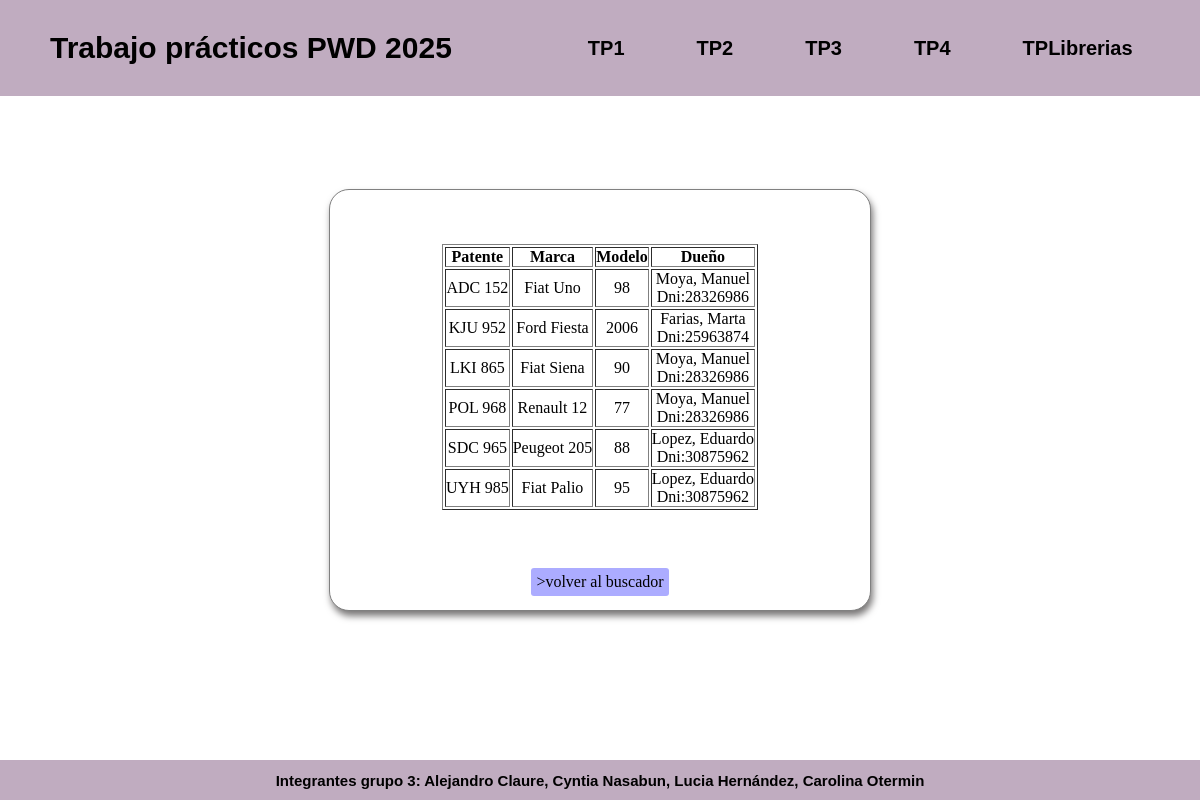
Page /Vista/Action/TP4/actionEj_4.php on the committed database.
### tables this page shows
CREATE TABLE `auto` (
  `Patente` varchar(10) NOT NULL,
  `Marca` varchar(50) NOT NULL,
  `Modelo` int(11) NOT NULL,
  `DniDuenio` varchar(10) NOT NULL,
  PRIMARY KEY  (`Patente`),
  FOREIGN KEY (`DniDuenio`) REFERENCES `persona` (`NroDni`)
    ON DELETE CASCADE
    ON UPDATE CASCADE
);

CREATE TABLE `persona` (
  `NroDni` varchar(10) NOT NULL,
  `Apellido` varchar(50) NOT NULL,
  `Nombre` varchar(50) NOT NULL,
  `fechaNac` date NOT NULL ,
   
  `Telefono` varchar(20) NOT NULL,
  `Domicilio` varchar(200) NOT NULL,
  PRIMARY KEY  (`NroDni`)
);

### Utils/funciones.php (called while the page is built, shortened)
<?php
function data_submitted()
{
    $datos = [];
    return $datos;
}
spl_autoload_register(function ($className) {
    $directorios = [
        ROOT . 'Modelo/',
        ROOT . 'Modelo/conector/',
        ROOT . 'Control/TP4/',
    ];
    foreach ($directorios as $directorio) {
        $archivo = $directorio . $className . '.php';
        if (file_exists($archivo)) {
            return;
        }
    }
});

### Modelo/TP4/Persona.php (called while the page is built, shortened)
<?php
include_once __DIR__ . '/conector/BaseDatos.php';
class Persona
{
    private $nroDni;
    private $apellido;
    private $nombre;
    public function __construct()
    {
        $this->nroDni = "";
        $this->apellido = "";
        $this->nombre = "";
    }
    public function getNroDni()
    {
        return $this->nroDni;
    }
    public function getApellido()
    {
        return $this->apellido;
    }
    public function getNombre()
    {
        return $this->nombre;
    }
    public function setNroDni($nroDni)
    {
        $this->nroDni = $nroDni;
    }
    public function setApellido($apellido)
    {
        $this->apellido = $apellido;
    }
    public function setNombre($nombre)
    {
        $this->nombre = $nombre;
    }
    public function cargar()
    {
        $resp = false;
        $base = new BaseDatos();
        $sql = "SELECT * FROM persona WHERE NroDni = " . $this->getNroDni();
        if ($base->Iniciar()) {
            $res = $base->Ejecutar($sql);
            if ($res > -1) {
                if ($res > 0) {
                    $row = $base->Registro();
                    $resp = true;
                }
            }
        } else {
            $this->setmensajeoperacion("persona->listar: " . $base->getError());
        }
        return $resp;
    }
}

### Modelo/TP4/conector/BaseDatos.php (called while the page is built, shortened)
<?php
class BaseDatos extends PDO
{
    private $conec;
    private $indice;
    private $resultado;
    public function __construct()
    {
        $this->indice = 0;
        try {
            $this->conec = true;
        } catch (PDOException $e) {
            $this->sql = $e->getMessage();
            $this->conec = false;
        }
    }
    public function Iniciar()
    {
        return $this->getConec();
    }
    public function getConec()
    {
        return $this->conec;
    }
    public function setSQL($e)
    {
        return "\n" . $this->sql = $e;
    }
    public function Ejecutar($sql)
    {
        if (stristr($sql, "select")) {
            $resp =  $this->EjecutarSelect($sql);
        }
        return $resp;
    }
    private function EjecutarSelect($sql)
    {
        $cant = -1;
        try {
            $resultado = parent::query($sql);
            if ($resultado) {
                $arregloResult = $resultado->fetchAll();
                $cant = count($arregloResult);
            }
        } catch (PDOException $e) {
            $this->setError($e->getMessage());
            if ($this->getDebug()) {
                echo "<pre>ERROR en EjecutarSelect: " . $e->getMessage() . "</pre>";
            }
        }
        return $cant;
    }
    public function Registro()
    {
        $filaActual = false;
        $indiceActual = $this->getIndice();
        if ($indiceActual >= 0) {
            $filas = $this->getResultado();
            if ($indiceActual < count($filas)) {
                $filaActual =  $filas[$indiceActual];
            } else {
                $this->setIndice(-1);
            }
        }
        return $filaActual;
    }
    private function setIndice($valor)
    {
        $this->indice = $valor;
    }
    private function getIndice()
    {
        return $this->indice;
    }
    private function setResultado($valor)
    {
        $this->resultado = $valor;
    }
    private function getResultado()
    {
        return $this->resultado;
    }
}

### Modelo/TP4/Auto.php (called while the page is built, shortened)
<?php
include_once __DIR__ . '/conector/BaseDatos.php';
include_once __DIR__ . '/Persona.php';
class Auto
{
    private $patente;
    private $marca;
    private $modelo;
    private ?Persona $objDuenio;
    public function __construct()
    {
        $this->patente = "";
        $this->marca = "";
        $this->modelo = "";
        $this->objDuenio = null;
    }
    public function getPatente()
    {
        return $this->patente;
    }
    public function getMarca()
    {
        return $this->marca;
    }
    public function getModelo()
    {
        return $this->modelo;
    }
    public function getObjDuenio()
    {
        return $this->objDuenio;
    }
    public function setPatente($patente)
    {
        $this->patente = $patente;
    }
    public function setMarca($marca)
    {
        $this->marca = $marca;
    }
    public function setModelo($modelo)
    {
        $this->modelo = $modelo;
    }
    public function setObjDuenio($objDuenio)
    {
        $this->objDuenio = $objDuenio;
    }
    public static function listar($parametro = "")
    {
        $arreglo = array();
        $base = new BaseDatos();
        $sql = "SELECT * FROM auto ";
        if ($parametro != "") {
            $sql .= 'WHERE ' . $parametro;
        }
        $res = $base->Ejecutar($sql);
        if ($res > -1) {
            if ($res > 0) {
                while ($row = $base->Registro()) {
                    $obj = new Auto();
                    $objDuenio = new Persona();
                    $objDuenio->setNroDni($row['DniDuenio']);
                    $objDuenio->cargar();
                    $obj->setear($row['Patente'], $row['Marca'], $row['Modelo'], $objDuenio, $row['Imagen']);
                    array_push($arreglo, $obj);
                }
            }
        } else {
            self::setmensajeoperacion("auto->listar: " . $base->getError());
        }
        return $arreglo;
    }
}

### Control/TP4/AbmAuto.php (called while the page is built, shortened)
<?php
include_once __DIR__ . '/../../Modelo/TP4/Auto.php';
include_once __DIR__ . '/../../Modelo/TP4/Persona.php';
class AbmAuto
{
    public function buscar($param)
    {
        $where = " true ";
        $arreglo = Auto::listar($where);
        return $arreglo;
    }
}

### Vista/Action/TP4/actionEj_4.php (the view, shortened to what this page needs)
<!DOCTYPE html>
<html lang="en">
<head>
    <link rel="stylesheet" href="../../Css/TP4/styleEj4.css">
</head>
<body>
    <?php include_once '../../Estructura/header.php' ?>
    <main>
        <?php
        include_once '../../../Utils/funciones.php';
        $datos = data_submitted();
        $controlAbmAuto = new AbmAuto();
        $patente = $datos['patente'];
        $param = ['Patente' => $patente];
        $arrayAutosPatente = $controlAbmAuto->buscar($param);
        if (!is_array($arrayAutosPatente) || count($arrayAutosPatente) === 0) {
            echo ">No se encontró el auto con la patente ingresada.\n";
            echo '<a href="../../TP4/ejercicio_7.php">>Formulario para ingresar un nuevo vehiculo</a>';
        } else {
            echo "<table border='1' cellpadding='5'>";
            echo "<tr><th>Patente</th><th>Marca</th><th>Modelo</th><th>Dueño</th></tr>";
            foreach ($arrayAutosPatente as $objAuto) {
                $duenio = $objAuto->getObjDuenio();
                echo "<tr>";
                echo "<td>" . $objAuto->getPatente() . "</td>";
                echo "<td>" . $objAuto->getMarca() . "</td>";
                echo "<td>" . $objAuto->getModelo() . "</td>";
                echo "<td>" . $duenio->getApellido() . ", " . $duenio->getNombre() . "<br> Dni:" . $duenio->getNroDni() . "</td>";
                echo "</tr>";
            }
            echo "</table>";
        }
        ?>
        <br>
        <a href="../../TP4/ejercicio_4.php" id="link">>volver al buscador</a>
    </main>
    <?php include_once '../../Estructura/footer.php'; ?>
</body>
</html>

### Vista/Css/TP4/styleEj4.css (style rules this page uses)
* { margin: 0; padding: 0; }
body { display: flex; justify-content: center; align-items: center; height: 100vh; }
main { display: flex; justify-content: center; align-items: center; text-align: center; flex-direction: column; padding: 10px; border: 1px solid gray; box-shadow: 2px 5px 7px rgb(121, 119, 119); background: white; width: 520px; height: 400px; border-radius: 20px; }
#link { background-color: rgb(172, 172, 255); cursor: pointer; position: relative; top: 40px; border-radius: 3px; padding: 5px; }

### Vista/Css/styleEstructura.css (style rules this page uses)
* { margin: 0px; padding: 0px; }
a { color: black; text-decoration: none; }

### rows in the picture
auto: Patente "ADC 152", Marca "Fiat Uno", Modelo "98", DniDuenio.Apellido "Moya", DniDuenio.Nombre "Manuel", DniDuenio.NroDni "28326986"
auto: Patente "KJU 952", Marca "Ford Fiesta", Modelo "2006", DniDuenio.Apellido "Farias", DniDuenio.Nombre "Marta", DniDuenio.NroDni "25963874"
auto: Patente "LKI 865", Marca "Fiat Siena", Modelo "90", DniDuenio.Apellido "Moya", DniDuenio.Nombre "Manuel", DniDuenio.NroDni "28326986"
auto: Patente "POL 968", Marca "Renault 12", Modelo "77", DniDuenio.Apellido "Moya", DniDuenio.Nombre "Manuel", DniDuenio.NroDni "28326986"
auto: Patente "SDC 965", Marca "Peugeot 205", Modelo "88", DniDuenio.Apellido "Lopez", DniDuenio.Nombre "Eduardo", DniDuenio.NroDni "30875962"
auto: Patente "UYH 985", Marca "Fiat Palio", Modelo "95", DniDuenio.Apellido "Lopez", DniDuenio.Nombre "Eduardo", DniDuenio.NroDni "30875962"
